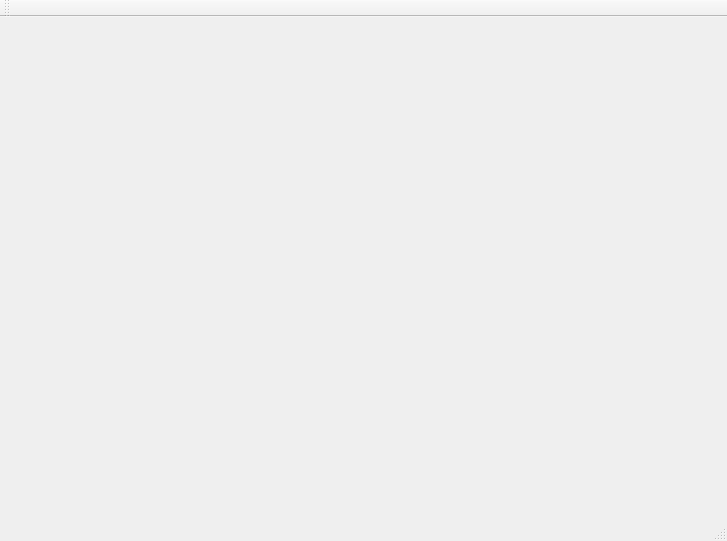
<?xml version="1.0" encoding="UTF-8"?>
<ui version="4.0">
 <class>MainWindow</class>
 <widget class="QMainWindow" name="MainWindow">
  <property name="geometry">
   <rect>
    <x>0</x>
    <y>0</y>
    <width>727</width>
    <height>541</height>
   </rect>
  </property>
  <property name="windowTitle">
   <string>MainWindow</string>
  </property>
  <widget class="QWidget" name="centralWidget">
   <property name="enabled">
    <bool>true</bool>
   </property>
  </widget>
  <widget class="QMenuBar" name="menuBar">
   <property name="geometry">
    <rect>
     <x>0</x>
     <y>0</y>
     <width>727</width>
     <height>22</height>
    </rect>
   </property>
  </widget>
  <widget class="QToolBar" name="mainToolBar">
   <attribute name="toolBarArea">
    <enum>TopToolBarArea</enum>
   </attribute>
   <attribute name="toolBarBreak">
    <bool>false</bool>
   </attribute>
  </widget>
  <widget class="QStatusBar" name="statusBar"/>
 </widget>
 <layoutdefault spacing="6" margin="11"/>
 <resources/>
 <connections/>
</ui>
